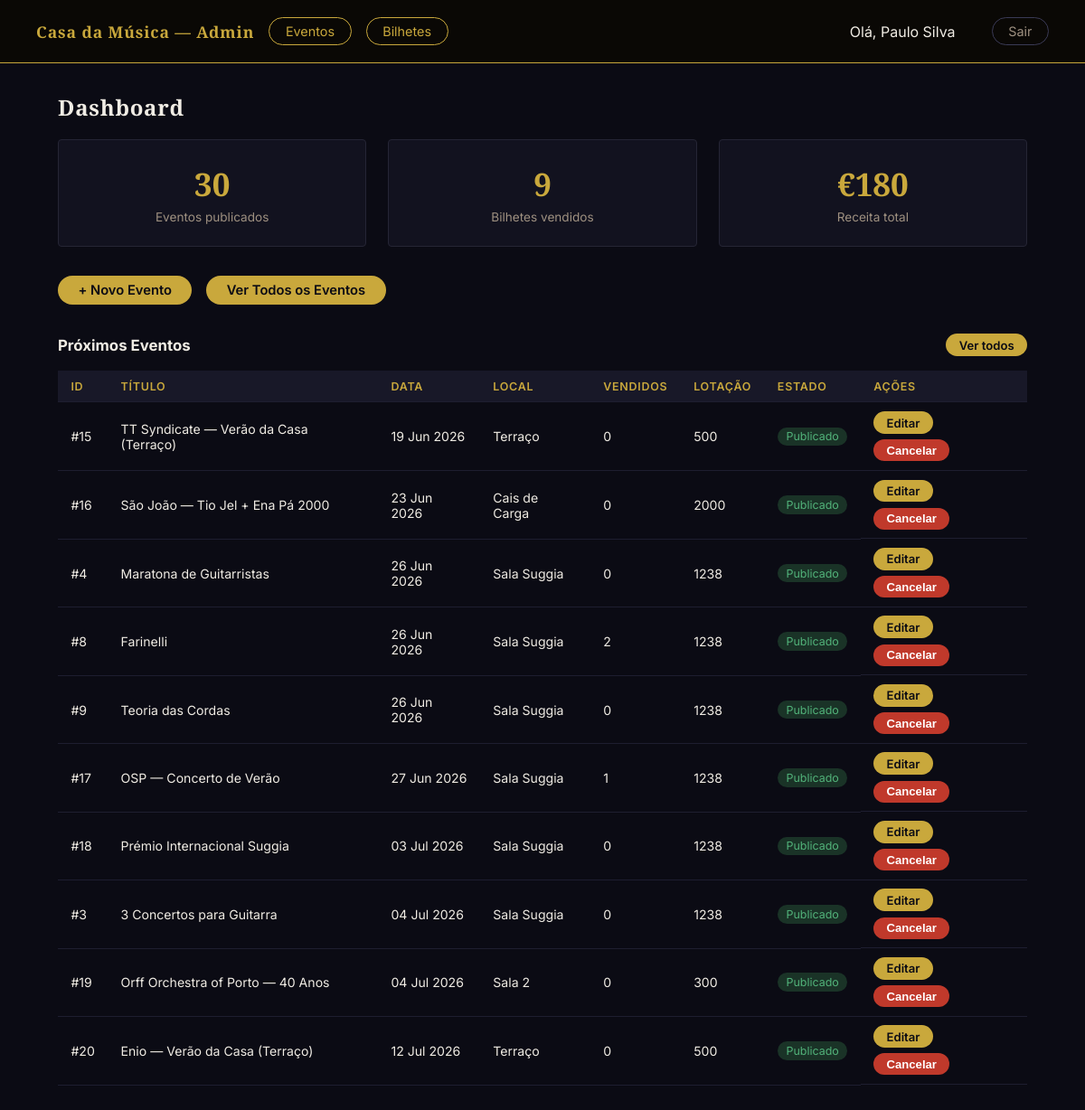
Page /admin/index.php (signed in) on the committed database.
### tables this page shows
CREATE TABLE "eventos" (
	"id"	INTEGER,
	"nome"	TEXT NOT NULL,
	"descricao"	TEXT,
	"data"	TEXT NOT NULL,
	"hora"	TEXT NOT NULL,
	"sala"	TEXT NOT NULL,
	"categoria"	TEXT NOT NULL,
	"classificacao_etaria"	TEXT DEFAULT 'Livre',
	"capacidade"	INTEGER NOT NULL DEFAULT 300,
	"estado"	TEXT NOT NULL DEFAULT 'rascunho' CHECK("estado" IN ('publicado', 'rascunho', 'cancelado')),
	"data_criacao"	TEXT NOT NULL DEFAULT (datetime('now')),
	"imagem"	TEXT,
	PRIMARY KEY("id" AUTOINCREMENT)
);

### scripts/sessao.php (called while the page is built, shortened)
<?php
function getUtilizador(): array {
    return [
        'id'     => $_SESSION['utilizador_id'] ?? null,
        'nome'   => $_SESSION['nome']           ?? '',
        'email'  => $_SESSION['email']          ?? '',
        'perfil' => $_SESSION['perfil']         ?? '',
    ];
}

### admin/index.php (the view, shortened to what this page needs)
<?php
require_once '../scripts/sessao.php';
$db = getDB();
$totalEventos = (int)$db->querySingle(
    'SELECT COUNT(*) FROM eventos WHERE estado = \'publicado\''
);
$totalBilhetes = (int)$db->querySingle(
    'SELECT COALESCE(SUM(ic.quantidade),0)
     FROM itens_compra ic
     JOIN compras c ON c.id = ic.compra_id
     WHERE c.estado = \'confirmado\''
);
$receita = (float)$db->querySingle(
    'SELECT COALESCE(SUM(total),0) FROM compras WHERE estado = \'confirmado\''
);
$stmtE = $db->prepare(
    'SELECT e.id, e.nome, e.data, e.sala, e.capacidade, e.estado,
            COALESCE(SUM(ic.quantidade),0) AS vendidos
     FROM eventos e
     LEFT JOIN compras c ON c.evento_id = e.id AND c.estado = \'confirmado\'
     LEFT JOIN itens_compra ic ON ic.compra_id = c.id
     WHERE e.data >= date(\'now\')
     GROUP BY e.id
     ORDER BY e.data ASC
     LIMIT 10'
);
$resE   = $stmtE->execute();
$eventos = [];
while ($row = $resE->fetchArray(SQLITE3_ASSOC)) {
    $eventos[] = $row;
}
$admin = getUtilizador();
$estadoBadge = ['publicado' => 'badge-green', 'rascunho' => 'badge-gray', 'cancelado' => 'badge-red'];
?>
<!DOCTYPE html>
<html lang="pt">
<head>
  <link rel="stylesheet" href="../styles/admin.css" />
</head>
<body>
  <nav class="nav-admin">
    <div class="nav-left">
      <a href="index.php" class="nav-brand">Casa da Música — Admin</a>
      <a href="eventos.php" class="btn-pill">Eventos</a>
      <a href="../bilhetes.php" class="btn-pill">Bilhetes</a>
    </div>
    <div class="nav-right">
      <span class="text-sm" style="margin-right:1rem;">Olá, <?= htmlspecialchars($admin['nome']) ?></span>
      <a href="../scripts/logout.php" class="btn-pill btn-pill-light">Sair</a>
    </div>
  </nav>
  <main class="page">
    <h1 class="page-title">Dashboard</h1>
    <div class="stats-row">
      <div class="stat">
        <p class="stat-val"><?= $totalEventos ?></p>
        <p class="stat-lbl">Eventos publicados</p>
      </div>
      <div class="stat">
        <p class="stat-val"><?= number_format($totalBilhetes) ?></p>
        <p class="stat-lbl">Bilhetes vendidos</p>
      </div>
      <div class="stat">
        <p class="stat-val">€<?= number_format($receita, 0, ',', '.') ?></p>
        <p class="stat-lbl">Receita total</p>
      </div>
    </div>
    <div style="display:flex; gap:1rem; margin-bottom:2rem; flex-wrap:wrap;">
      <a href="evento-criar.php" class="btn">+ Novo Evento</a>
      <a href="eventos.php" class="btn btn-pill-light">Ver Todos os Eventos</a>
    </div>
    <div class="sec-header">
      <h2 style="font-size:1.05rem; font-weight:bold;">Próximos Eventos</h2>
      <a href="eventos.php" class="btn btn-sm">Ver todos</a>
    </div>
    <div class="table-wrap">
      <table>
        <thead>
          <tr>
            <th>ID</th>
            <th>Título</th>
            <th>Data</th>
            <th>Local</th>
            <th>Vendidos</th>
            <th>Lotação</th>
            <th>Estado</th>
            <th>Ações</th>
          </tr>
        </thead>
        <tbody>
          <?php foreach ($eventos as $ev): ?>
          <tr>
            <td>#<?= (int)$ev['id'] ?></td>
            <td><?= htmlspecialchars($ev['nome']) ?></td>
            <td><?= htmlspecialchars(date('d M Y', strtotime($ev['data']))) ?></td>
            <td><?= htmlspecialchars($ev['sala']) ?></td>
            <td><?= (int)$ev['vendidos'] ?></td>
            <td><?= (int)$ev['capacidade'] ?></td>
            <td><span class="badge <?= $estadoBadge[$ev['estado']] ?? 'badge-gray' ?>"><?= ucfirst(htmlspecialchars($ev['estado'])) ?></span></td>
            <td class="col-actions">
              <a href="evento-editar.php?id=<?= (int)$ev['id'] ?>" class="btn btn-sm">Editar</a>
              <?php if ($ev['estado'] !== 'cancelado'): ?>
              <form method="POST" action="../scripts/cancelar_evento.php" style="display:inline;">
                <button type="button" class="btn btn-sm btn-danger"
                  onclick="pedirConfirmacao(this.closest('form'), '<?= htmlspecialchars(addslashes($ev['nome'])) ?>')">Cancelar</button>
              </form>
              <?php endif; ?>
            </td>
          </tr>
          <?php endforeach; ?>
        </tbody>
      </table>
    </div>
  </main>
</body>
</html>

### styles/admin.css (style rules this page uses)
*, *::before, *::after { box-sizing: border-box; margin: 0; padding: 0; }
body { font-family: 'Inter', system-ui, sans-serif; color: #f0ece4; background: #0b0b14; }
nav { display: flex; align-items: center; justify-content: space-between; background: #08080f; border-bottom: 1px solid #252535; padding: 0 2.5rem; height: 70px; position: sticky; top: 0; z-index: 10; }
.nav-left { display: flex; align-items: center; gap: 1rem; }
.nav-right { display: flex; align-items: center; gap: 1.5rem; }
.nav-brand { font-family: 'Cinzel', Georgia, serif; font-weight: 600; font-size: 1.1rem; color: #c9a83c; text-decoration: none; letter-spacing: 0.05em; }
.nav-admin { background: #0a0805; border-bottom-color: #c9a83c; }
.nav-admin .nav-brand { color: #c9a83c; }
.btn-pill { background: transparent; color: #c9a83c; border: 1px solid #c9a83c; border-radius: 999px; padding: 0.38rem 1.1rem; font-size: 0.9rem; cursor: pointer; text-decoration: none; display: inline-block; white-space: nowrap; transition: background 0.15s, color 0.15s; }
.btn-pill-light { border-color: #3a3a55; color: #9e9080; }
.page { padding: 2rem 4rem; max-width: 1200px; margin: 0 auto; }
.page-title { font-family: 'Cinzel', Georgia, serif; font-size: 1.5rem; font-weight: 600; margin-bottom: 1.2rem; color: #f0ece4; letter-spacing: 0.03em; }
.btn { background: #c9a83c; color: #0b0b14; border: none; border-radius: 999px; padding: 0.45rem 1.4rem; font-size: 0.92rem; font-weight: 600; cursor: pointer; text-decoration: none; display: inline-block; white-space: nowrap; transition: background 0.15s; }
.btn-sm { padding: 0.28rem 0.9rem; font-size: 0.82rem; }
.btn-danger { background: #c0392b; color: #fff; }
.stats-row { display: grid; grid-template-columns: repeat(3, 1fr); gap: 1.5rem; margin-bottom: 2rem; }
.stat { background: #12121f; border: 1px solid #252535; padding: 1.5rem; text-align: center; border-radius: 4px; }
.stat-val { font-family: 'Cinzel', Georgia, serif; font-size: 2.2rem; font-weight: bold; color: #c9a83c; }
.stat-lbl { font-size: 0.85rem; color: #9e9080; margin-top: 0.3rem; }
.sec-header { display: flex; justify-content: space-between; align-items: center; margin-bottom: 1rem; }
.table-wrap { overflow-x: auto; }
table { width: 100%; border-collapse: collapse; }
th, td { padding: 0.6rem 0.9rem; text-align: left; border-bottom: 1px solid #1e1e30; font-size: 0.88rem; }
th { background: #181828; font-weight: 600; white-space: nowrap; color: #c9a83c; font-size: 0.78rem; text-transform: uppercase; letter-spacing: 0.06em; }
.col-actions { display: flex; gap: 0.4rem; flex-wrap: wrap; }
.badge { display: inline-block; padding: 0.18rem 0.6rem; border-radius: 999px; font-size: 0.78rem; background: #252535; color: #9e9080; }
.badge-green { background: #1a3327; color: #52b37a; }

### rows in the picture
eventos: id "15", nome "TT Syndicate — Verão da Casa (Terraço)", data "19 Jun 2026", sala "Terraço", vendidos "0", capacidade "500", estado "Publicado"
eventos: id "16", nome "São João — Tio Jel + Ena Pá 2000", data "23 Jun 2026", sala "Cais de Carga", vendidos "0", capacidade "2000", estado "Publicado"
eventos: id "4", nome "Maratona de Guitarristas", data "26 Jun 2026", sala "Sala Suggia", vendidos "0", capacidade "1238", estado "Publicado"
eventos: id "8", nome "Farinelli", data "26 Jun 2026", sala "Sala Suggia", vendidos "2", capacidade "1238", estado "Publicado"
eventos: id "9", nome "Teoria das Cordas", data "26 Jun 2026", sala "Sala Suggia", vendidos "0", capacidade "1238", estado "Publicado"
eventos: id "17", nome "OSP — Concerto de Verão", data "27 Jun 2026", sala "Sala Suggia", vendidos "1", capacidade "1238", estado "Publicado"
eventos: id "18", nome "Prémio Internacional Suggia", data "03 Jul 2026", sala "Sala Suggia", vendidos "0", capacidade "1238", estado "Publicado"
eventos: id "3", nome "3 Concertos para Guitarra", data "04 Jul 2026", sala "Sala Suggia", vendidos "0", capacidade "1238", estado "Publicado"
eventos: id "19", nome "Orff Orchestra of Porto — 40 Anos", data "04 Jul 2026", sala "Sala 2", vendidos "0", capacidade "300", estado "Publicado"
eventos: id "20", nome "Enio — Verão da Casa (Terraço)", data "12 Jul 2026", sala "Terraço", vendidos "0", capacidade "500", estado "Publicado"

### other values in the picture
$admin['nome'] "Paulo Silva"
$totalEventos "30"
$totalBilhetes "9"
$receita "180"
